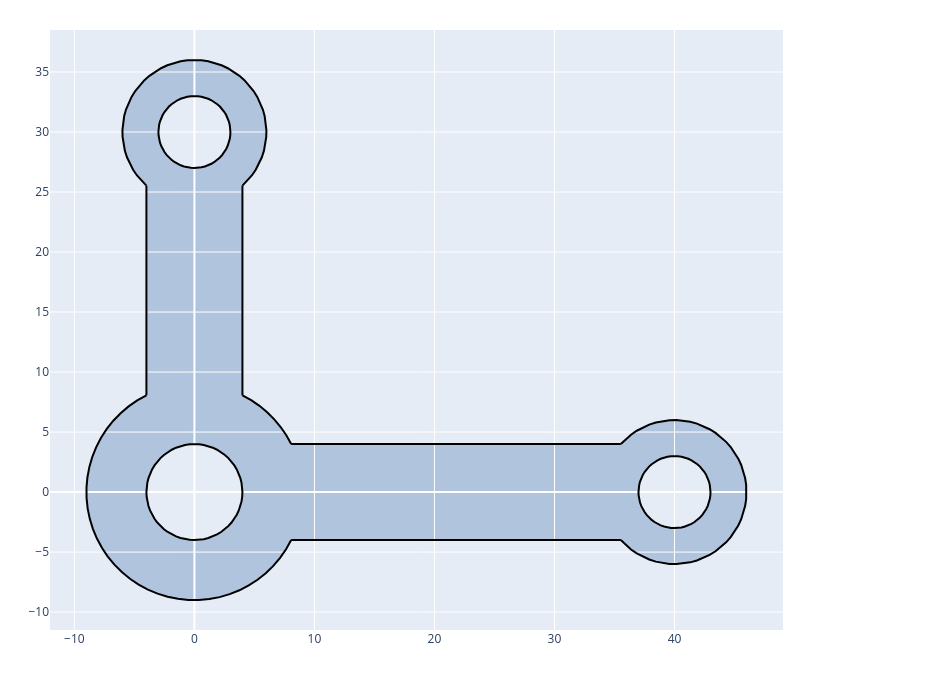

Notebook code cell kept with this figure:
### Markdown cell above
# plotly

With `backend="plotly"`, `px.Plot` draws an interactive figure that can be zoomed and panned, and returns the plotly
Figure. Passing the Figure as `ax` adds more objects to it, as with matplotlib. Sketch plots also show the id of the
element under the mouse, and field plots the value there. See [Sketch plots](sketches.md) and [Fields](fields.md) for
details.

The example is the bell crank from [matplotlib](matplotlib.md):

### Code cell
import planex as px

bosses = [px.Circle((0, 0), 9).Face(), px.Circle((40, 0), 6).Face(), px.Circle((0, 30), 6).Face()]
arms = [px.Line((0, 0), (40, 0)).Offset(4), px.Line((0, 0), (0, 30)).Offset(4)]
holes = [px.Circle((0, 0), 4).Face(), px.Circle((40, 0), 3).Face(), px.Circle((0, 30), 3).Face()]
crank = px.Subtract([px.Unify(bosses + arms), *holes])

fig = crank.Plot(backend="plotly", face_col="lightsteelblue", legend=False)
fig
